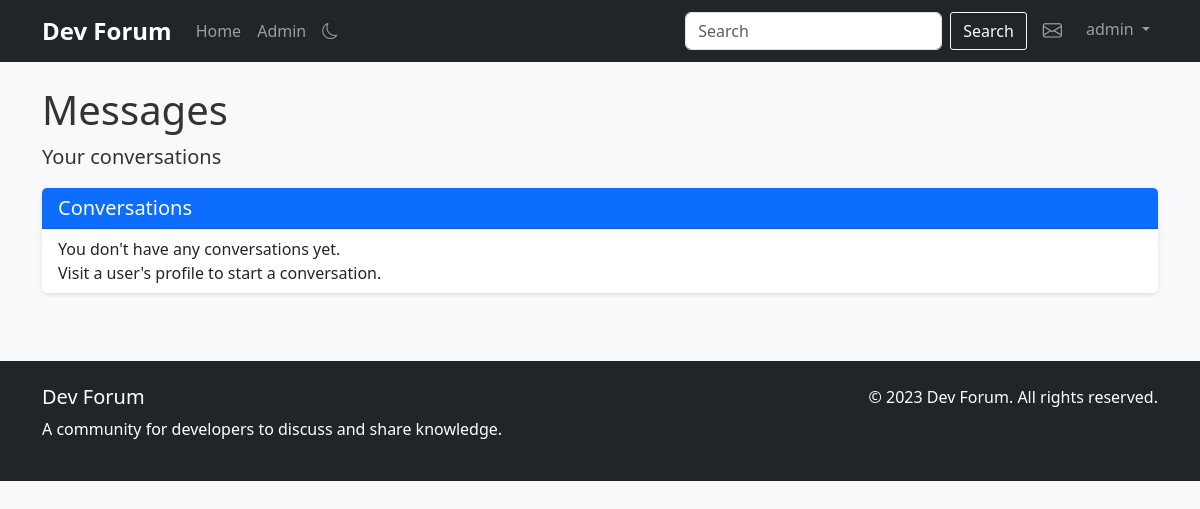
The page /messages (signed in) on the database as committed earlier.
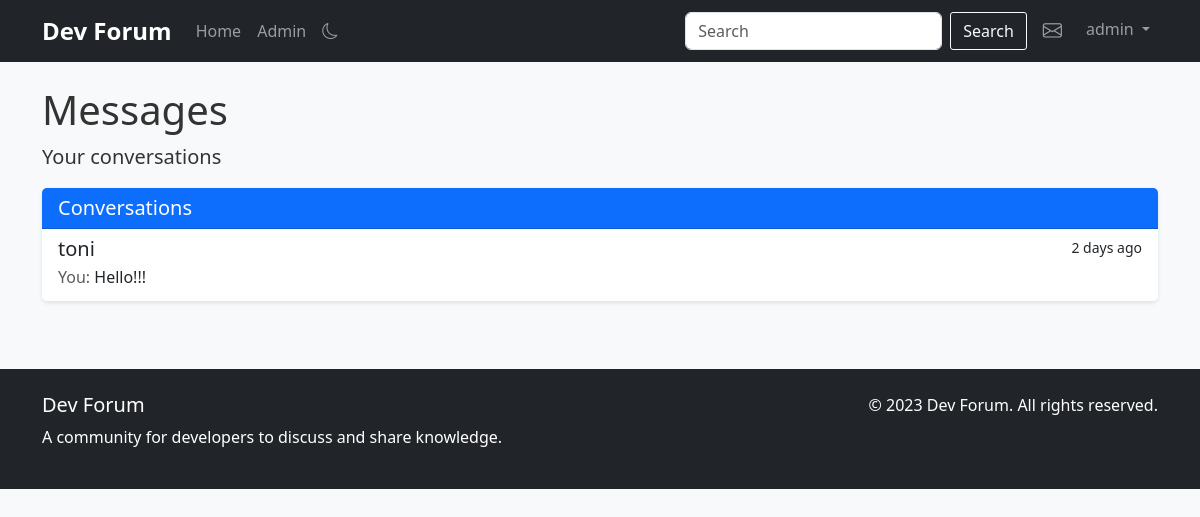
The same page on the database as committed later.
### app.py (models this page shows, shortened)
class User(db.Model, UserMixin):
    id = db.Column(db.Integer, primary_key=True)
    username = db.Column(db.String(80), unique=True, nullable=False, index=True)
    email = db.Column(db.String(120), unique=True, nullable=False, index=True)
    password_hash = db.Column(db.String(128))
    bio = db.Column(db.Text, nullable=True)
    join_date = db.Column(db.DateTime, default=datetime.utcnow, index=True)
    is_admin = db.Column(db.Boolean, default=False)
    posts = db.relationship('Post', backref='author', lazy='dynamic', cascade='all, delete-orphan')
    comments = db.relationship('Comment', backref='author', lazy='dynamic', cascade='all, delete-orphan')

class Message(db.Model):
    id = db.Column(db.Integer, primary_key=True)
    content = db.Column(db.Text, nullable=False)
    created_at = db.Column(db.DateTime, default=datetime.utcnow, index=True)
    is_read = db.Column(db.Boolean, default=False)
    sender_id = db.Column(db.Integer, db.ForeignKey('user.id'), nullable=False, index=True)
    recipient_id = db.Column(db.Integer, db.ForeignKey('user.id'), nullable=False, index=True)
    sender = db.relationship('User', foreign_keys=[sender_id], backref=db.backref('sent_messages', lazy='dynamic'))
    recipient = db.relationship('User', foreign_keys=[recipient_id], backref=db.backref('received_messages', lazy='dynamic'))

### app.py (the view)
@app.route('/messages')
@login_required
def messages():
    sent_to_users = db.session.query(User).join(Message, User.id == Message.recipient_id).filter(Message.sender_id == current_user.id).distinct().all()
    received_from_users = db.session.query(User).join(Message, User.id == Message.sender_id).filter(Message.recipient_id == current_user.id).distinct().all()
    conversation_users = list(set(sent_to_users + received_from_users))
    conversations = []
    for user in conversation_users:
        last_message = Message.query.filter(
            ((Message.sender_id == current_user.id) & (Message.recipient_id == user.id)) |
            ((Message.sender_id == user.id) & (Message.recipient_id == current_user.id))
        ).order_by(Message.created_at.desc()).first()
        unread_count = Message.query.filter_by(
            sender_id=user.id,
            recipient_id=current_user.id,
            is_read=False
        ).count()
        conversations.append({
            'user': user,
            'last_message': last_message,
            'unread_count': unread_count
        })
    conversations.sort(key=lambda x: x['last_message'].created_at if x['last_message'] else datetime.min, reverse=True)
    return render_template('messages.html', conversations=conversations)

### app.py (called while the page is built)
@app.template_filter('time_since')
def time_since(dt):
    now = datetime.utcnow()
    diff = now - dt
    if diff.days > 365:
        years = diff.days // 365
        return f"{years} year{'s' if years > 1 else ''} ago"
    elif diff.days > 30:
        months = diff.days // 30
        return f"{months} month{'s' if months > 1 else ''} ago"
    elif diff.days > 0:
        return f"{diff.days} day{'s' if diff.days > 1 else ''} ago"
    elif diff.seconds > 3600:
        hours = diff.seconds // 3600
        return f"{hours} hour{'s' if hours > 1 else ''} ago"
    elif diff.seconds > 60:
        minutes = diff.seconds // 60
        return f"{minutes} minute{'s' if minutes > 1 else ''} ago"
    else:
        return "just now"

@login_manager.user_loader
def load_user(user_id):
    return User.query.get(int(user_id))

### templates/messages.html (shortened to what this page needs)
{% extends "base.html" %}
{% block content %}
<div class="row">
    <div class="col-md-12">
        <h1>Messages</h1>
        <p class="lead">Your conversations</p>
        <div class="card">
            <div class="card-header bg-primary text-white">
                <h5 class="mb-0">Conversations</h5>
            </div>
            <div class="list-group list-group-flush">
                {% for conversation in conversations %}
                <a href="{{ url_for('conversation', username=conversation.user.username) }}" class="list-group-item list-group-item-action">
                    <div class="d-flex w-100 justify-content-between">
                        <h5 class="mb-1">
                            {{ conversation.user.username }}
                        </h5>
                        <small>
                            {% if conversation.last_message %}
                            {{ conversation.last_message.created_at|time_since }}
                            {% endif %}
                        </small>
                    </div>
                    {% if conversation.last_message %}
                    <p class="mb-1">
                        {% if conversation.last_message.sender_id == current_user.id %}
                        <span class="text-muted">You:</span>
                        {% else %}
                        <span class="text-muted">{{ conversation.user.username }}:</span>
                        {% endif %}
                        {{ conversation.last_message.content|truncate(100) }}
                    </p>
                    {% else %}
                    <p class="mb-1 text-muted">No messages yet</p>
                    {% endif %}
                </a>
                {% else %}
                <div class="list-group-item">
                    <p class="mb-0">You don't have any conversations yet.</p>
                    <p class="mb-0">Visit a user's profile to start a conversation.</p>
                </div>
                {% endfor %}
            </div>
        </div>
    </div>
</div>
{% endblock %}

Rows that differ between the two databases and show on the page:
now on this page (row unchanged): User: user.username "toni"
added Message: last_message.created_at "2 days ago", last_message.content "Hello!!!"
Other text that changed with them:
new list line: "You:"
text no longer shown: "You don't have any conversations yet. Visit a user's profile to start a conversation."
